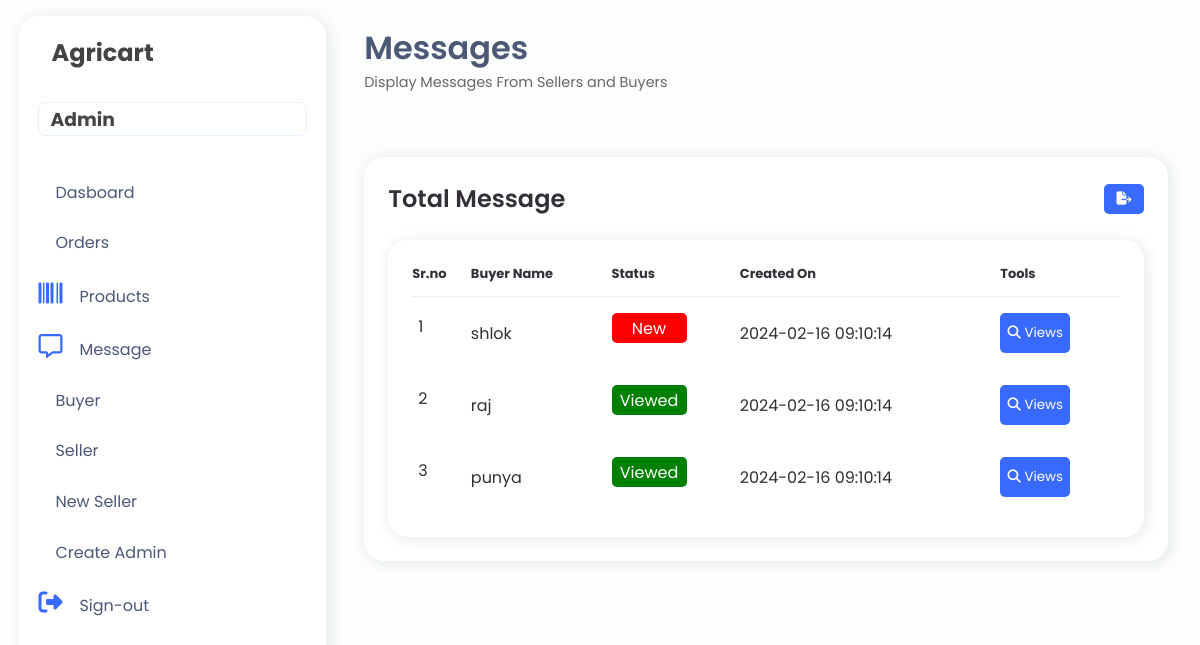
/admin/message.php (signed in), run on the app's committed database.
### tables this page shows
CREATE TABLE `contact_details` (
  `contact_id` int(255) NOT NULL,
  `buyer_name` varchar(255) NOT NULL,
  `email` varchar(255) NOT NULL,
  `message` varchar(255) NOT NULL,
  `status` bigint(20) NOT NULL,
  `created_on` datetime NOT NULL
);

### admin/message.php (the view, shortened to what this page needs)
<?php
include ("../database/connection.php");
$query = "select* from contact_details";
$result = mysqli_query($conn, $query);
?>
<!DOCTYPE html>
<html lang="en">
<head>
    <link rel="stylesheet" href="https://maxst.icons8.com/vue-static/landings/line-awesome/line-awesome/1.3.0/css/line-awesome.min.css">
    <link rel="stylesheet" href="admin.css">
</head>
<body>
    <?php include ("navbar.php"); ?>
    <div class="main-content">
        <header>
            <div class="header-title-wrapper">
                <div class="header-title">
                    <h1>Messages</h1>
                    <p>Display Messages From Sellers and Buyers<span class="las la-chart-lin"></span></p>
                </div>
            </div>
        </header>
        <main>
            <div class="table-data">
                <div class="order">
                <div class="head">
            <h3>Total Message</h3>
            <form id="download">
                <button onclick="downloadCSV()"><i class="fa-solid fa-file-export"></i></button>
            </form>
        </div>
                    <section>
                        <div class="table-data">
                            <div class="order">
                                <table id="table">
                                    <thead>
                                        <tr>
                                            <th>Sr.no</th>
                                            <th>Buyer Name</th>
                                            <th>Status</th>
                                            <th>Created On</th>
                                            <th>Tools</th>
                                        </tr>
                                    </thead>
                                    <tbody>
                                        <?php
                                        $counter = 1;
                                        if (mysqli_num_rows($result) > 0) {
                                        while($row = mysqli_fetch_assoc($result)){
                                        ?>
                                            <tr>
                                            <td><?php echo $counter++;?></td>
                                                <td><?php echo $row['buyer_name'];?></td>
                                                <td class="status" >
                                                    <div class="status_inner_div"  style="background-color: <?php echo ($row['status'] == 0) ? 'red' : 'green'; ?>;">
                                                        <span><?php echo ($row['status'] == 0) ? 'New' : 'Viewed'; ?></span>
                                                    </div>
                                                </td>
                                                <td><?php echo $row['created_on'];?></td>
                                                <td>
                                                    <button onclick="openPopup('<?php echo $row['contact_id']; ?>')"><i class="fa-solid fa-magnifying-glass"></i> Views</button>
                                                </td>
                                            </tr>
                                            <?php
                                            }
                                        }
                                       ?>
                                    </tbody>
                                </table>
                            </div>
                        </div>
                    </section>
                </div>
            </div>
        </main>
    </div>
</body>
</html>

### admin/admin.css (style rules this page uses)
:root { --color-main: #396aff; --bg2: #dce5ff; --bg: #fbfefd; --main-accent: #e9eefd; --main-text: #4b5876; --shadow: rgba(17, 17, 26, 0.1) 2px 2px 16px; --light: #F9F9F9; --blue: #3C91E6; --light-blue: #CFE8FF; --grey: #eee; --dark-grey: #AAAAAA; --dark: #342E37; --red: #DB504A; --yellow: #FFCE26; --light-yellow: #FFF2C6; --orange: #FD7238; --light-orange: #FFE0D3; }
* { padding: 0; margin: 0; text-decoration: none; font-family: 'Poppins', sans-serif; list-style-type: none; box-sizing: border-box; }
body { background: var(--bg); overflow-x: hidden; }
.main-content { margin-left: 345px; width: calc(100vw - 345px); padding: 1rem 1.2rem; padding-right: 2rem; transition: margin-left 300ms; }
header { display: flex; justify-content: space-between; padding-top: .5rem; }
.header-title-wrapper { display: flex; }
.header-title h1 { color: var(--main-text); font-weight: 600; }
.header-title p { color: #666; font-size: .9rem; }
main { padding-top: 2.5rem; padding-bottom: 2.5rem; }
.table-data { display: flex; flex-wrap: wrap; grid-gap: 24px; margin-top: 24px; width: 100%; color: var(--dark); }
.table-data > div { border-radius: 20px; background: #fff; padding: 24px; overflow-x: auto; box-shadow: var(--shadow); }
.table-data .head { display: flex; align-items: center; grid-gap: 16px; margin-bottom: 24px; }
.table-data .head h3 { margin-right: auto; font-size: 24px; font-weight: 600; }
.table-data .order { flex-grow: 1; flex-basis: 500px; }
.table-data .order table { width: 100%; border-collapse: collapse; }
.table-data .order table th { padding-bottom: 12px; font-size: 13px; text-align: left; border-bottom: 1px solid var(--grey); }
.table-data .order table td { padding: 16px 0; }
.table-data .order table tr td:first-child { display: flex; align-items: center; grid-gap: 12px; padding-left: 6px; }
.status { display: inline-block; padding: 5px; border-radius: 3px; }
.status_inner_div { background-color: ; padding: 5px; display: flex; align-items: center; justify-content: center; width: 75px; height: 30px; border-radius: 5px; color: white; }
#download button { background-color: #396aff; color: #fff; border: none; border-radius: 5px; cursor: pointer; height: 30px; width: 40px; }
button { background-color: #396aff; color: #fff; border: none; border-radius: 5px; cursor: pointer; height: 30px; width: 40px; }
#table button { background-color: #396aff; color: #fff; padding: 10px 6px; border: none; border-radius: 5px; cursor: pointer; height: 40px; width: 70px; }

### data on the page
contact_details: buyer_name "shlok", status "New", created_on "2024-02-16 09:10:14"
contact_details: buyer_name "raj", status "Viewed", created_on "2024-02-16 09:10:14"
contact_details: buyer_name "punya", status "Viewed", created_on "2024-02-16 09:10:14"
